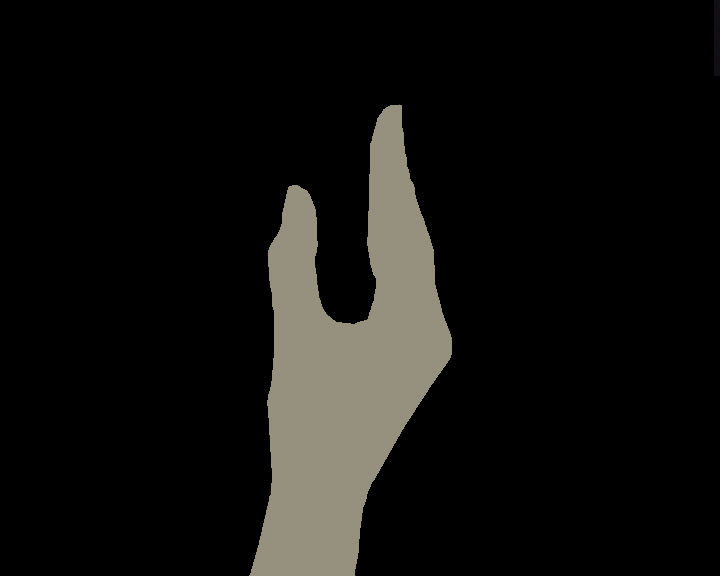
%> input picture HumGrey.bmp, 720 x 576 px
$ octave edgeMappingMorph.m   (GNU Octave 9; MATLAB toolbox functions it lacks are replaced by stand-ins)
%> lines starting %> are read from the running program, lines starting %| are printed output that depends on the picture; in (x1, y1, x2, y2) boxes, pixels count from 0 and x2, y2 are one past the last pixel; in counts of white or black regions, pixels touching at a corner belong together; the program's own positions count from 1
% get edge map of human
im1 = imread('HumGrey.bmp');
%> im1 is the input picture: size 576x720x3 uint8; mean R, G, B 17.9, 17.4, 15.1
im1 = rgb2gray(im1);
%> im1: size 576x720 uint8
im1eMap = edge(im1,'canny');
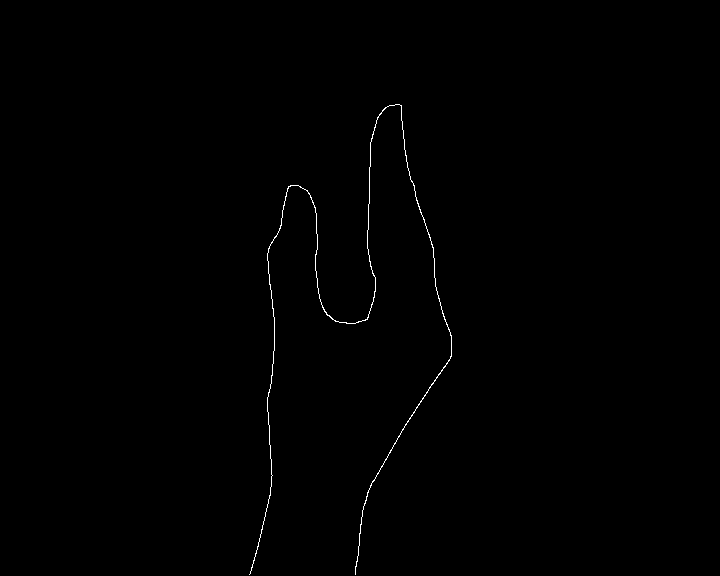
%> im1eMap: size 576x720 logical; 0.33% white in thin lines or dots, all inside (x1, y1, x2, y2) = (249, 104, 452, 575)
[r1,c1] = find(im1eMap ~= 0);
%> r1 = 1389 values from 105 to 575; c1 = 1389 values from 250 to 452

% get edge map of robot
im2 = imread('RobGrey.bmp');
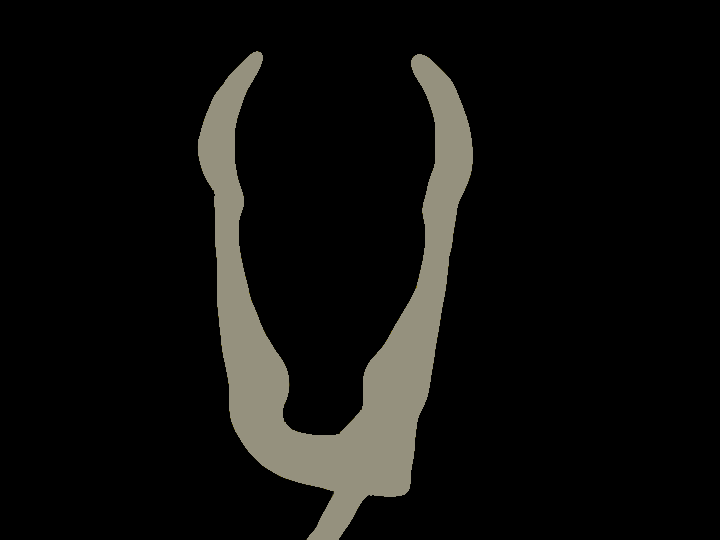
%> input picture RobGrey.bmp, 720 x 540 px
%> im2 is the input picture: size 540x720x3 uint8; mean R, G, B 15.3, 14.9, 12.9
im2 = rgb2gray(im2);
%> im2: size 540x720 uint8
im2eMap = edge(im2,'canny');
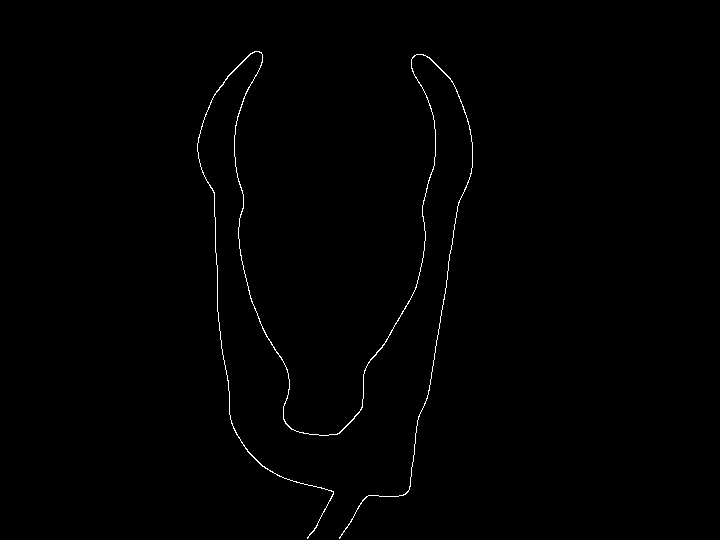
%> im2eMap: size 540x720 logical; 0.56% white in thin lines or dots, all inside (x1, y1, x2, y2) = (197, 51, 473, 539)
[r2,c2] = find(im2eMap ~= 0);
%> r2 = 2170 values from 52 to 539; c2 = 2170 values from 198 to 473

sampling = linspace(1,length(c2),length(c1));
%> sampling = 1389 values from 1 to 2170
for tmp = 1:length(sampling)
    %get me those sample points nrows, 2 col
end
%open the text file for writing

%write txt file, first row nrows, 2 col

%write txt file with length(sampling) points

%write the names of the image files on two lines

%write the name of the text file

%what are those two numbers?

%close up the file
